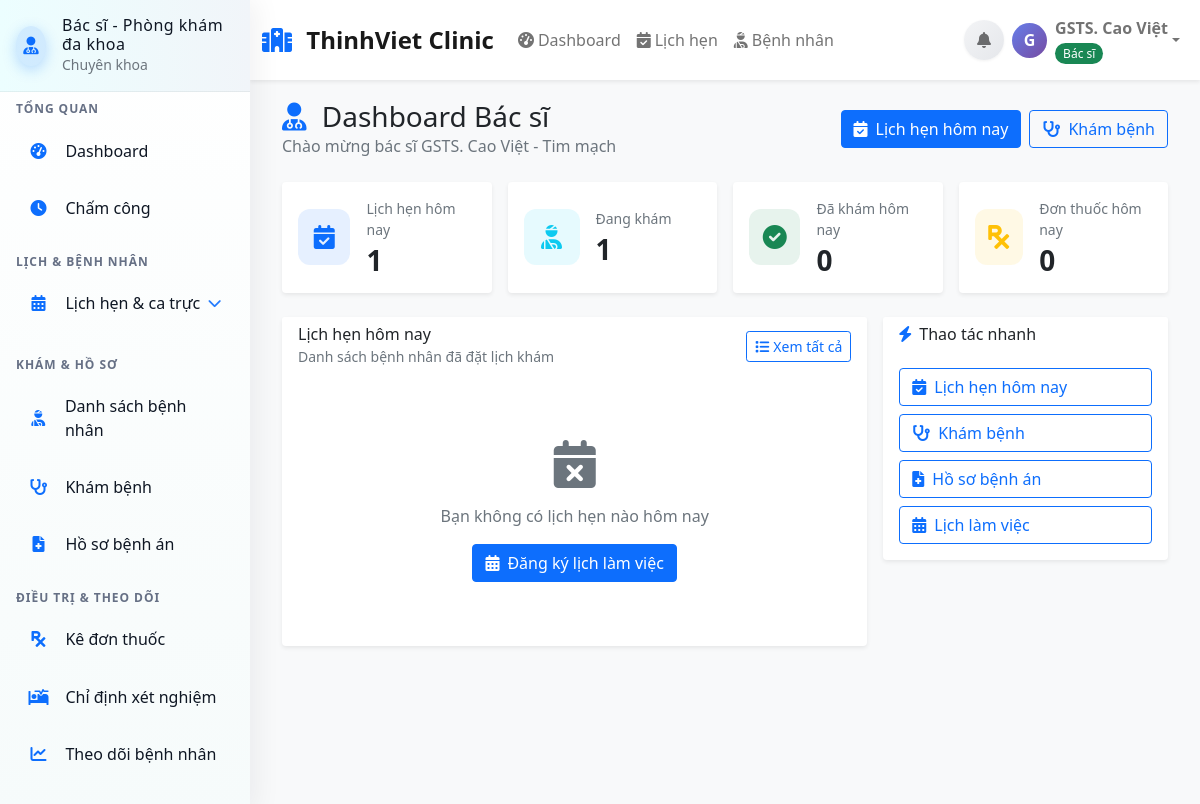
The page /Views/doctor/dashboard.php (signed in) on the database its author committed.
### tables this page shows
CREATE TABLE `bac_si` (
  `id` int NOT NULL,
  `ten` varchar(255) NOT NULL,
  `email` varchar(255) NOT NULL,
  `mat_khau` varchar(255) NOT NULL,
  `so_dien_thoai` varchar(20) DEFAULT NULL,
  `chuyen_khoa_id` int DEFAULT NULL,
  `chuyen_khoa` varchar(100) DEFAULT NULL,
  `so_giay_phep` varchar(50) DEFAULT NULL,
  `so_nam_kinh_nghiem` int DEFAULT '0',
  `ngay_tao` timestamp NOT NULL DEFAULT CURRENT_TIMESTAMP,
  `ngay_cap_nhat` timestamp NOT NULL DEFAULT CURRENT_TIMESTAMP ON UPDATE CURRENT_TIMESTAMP,
  `hinh_anh` varchar(255) DEFAULT NULL,
  `face_encoding` text COMMENT 'Face encoding dạng JSON array',
  `face_encoding_updated` timestamp NULL DEFAULT NULL COMMENT 'Thời gian cập nhật face encoding',
  `trang_thai_truy_cap` enum('active','inactive','blocked','suspended') NOT NULL DEFAULT 'active' COMMENT 'Trạng thái truy cập: active=hoạt động, inactive=không hoạt động, blocked=bị chặn, suspended=tạm khóa'
);

CREATE TABLE `chuyen_khoa` (
  `id` int NOT NULL,
  `ten` varchar(100) NOT NULL,
  `slug` varchar(120) DEFAULT NULL,
  `mo_ta` text,
  `icon` varchar(100) DEFAULT NULL,
  `thu_tu` int DEFAULT '0',
  `trang_thai` enum('active','inactive') DEFAULT 'active',
  `ngay_tao` timestamp NOT NULL DEFAULT CURRENT_TIMESTAMP,
  `ngay_cap_nhat` timestamp NOT NULL DEFAULT CURRENT_TIMESTAMP ON UPDATE CURRENT_TIMESTAMP
);

### Views/doctor/dashboard.php (the view, shortened to what the rows shown need)
<?php
require_once 'Views/layouts/layout_helper.php';
require_once 'config/database.php';
require_once 'Models/Doctor.php';
$ctx = getCurrentUserContext();
$doctorName = htmlspecialchars(($ctx['name'] ?? ''), ENT_QUOTES, 'UTF-8');
$doctorId = $_SESSION['user_id'] ?? null;
$specialization = '';
try {
    if (($ctx['role'] ?? '') === 'doctor' || ($ctx['role'] ?? '') === 'xray_doctor' || ($ctx['role'] ?? '') === 'sieuam_doctor' || ($ctx['role'] ?? '') === 'xetnghiem_doctor') {
        $doctorModel = new Doctor();
        $doctor = $doctorModel->getById($doctorId);
        $specialization = $doctor['chuyen_khoa'] ?? '';
    }
} catch (Exception $e) {
    error_log("Error getting doctor info: " . $e->getMessage());
}
$stats = [
    'appointments_today' => 0,
    'examining_patients' => 0,
    'completed_today' => 0,
    'pending_today' => 0,
    'confirmed_today' => 0,
    'total_prescriptions' => 0,
    'today_appointments' => [],
    'next_patient' => null
];
try {
    $database = new Database();
    $db = $database->getConnection();
    $today = date('Y-m-d');
    $appointmentModel = new Appointment();
    $todayStats = $appointmentModel->getTodayStatsByDoctor($doctorId);
    $stats['appointments_today'] = (int)($todayStats['total'] ?? 0);
    $stats['pending_today'] = (int)($todayStats['pending'] ?? 0);
    $stats['confirmed_today'] = (int)($todayStats['confirmed'] ?? 0);
    $stats['completed_today'] = (int)($todayStats['completed'] ?? 0);
    $stmt = $db->prepare("
        SELECT COUNT(*) as total
        FROM lich_hen
        WHERE bac_si_id = ?
        AND ngay_hen = ?
        AND trang_thai = 'Đang khám'
        AND loai_lich != 'Tư vấn'
    ");
    $stmt->execute([$doctorId, $today]);
    $result = $stmt->fetch(PDO::FETCH_ASSOC);
    $stats['examining_patients'] = (int)($result['total'] ?? 0);
    $todayAppointments = $appointmentModel->getTodayAppointmentsByDoctor($doctorId);
    usort($todayAppointments, function ($a, $b) {
        $timeA = $a['gio_hen'] ?? '';
        $timeB = $b['gio_hen'] ?? '';
        return strcmp($timeA, $timeB);
    });
    $stats['today_appointments'] = array_slice($todayAppointments, 0, 5);
    $stats['next_patient'] = !empty($todayAppointments) ? $todayAppointments[0] : null;
    try {
        $prescriptionModel = new Prescription();
        $prescriptions = $prescriptionModel->getDoctorPrescriptions($doctorId, $today, $today);
        $stats['total_prescriptions'] = count($prescriptions);
    } catch (Exception $e) {
        error_log("Error getting prescriptions: " . $e->getMessage());
    }
} catch (Exception $e) {
    error_log("Error getting doctor dashboard stats: " . $e->getMessage());
}
$content = '
<div class="container-fluid">
    <div class="d-flex justify-content-between align-items-center mb-4">
        <div>
            <h1 class="h3 mb-0 fw-semibold">
                <i class="fas fa-user-md text-primary me-2"></i>
                Dashboard Bác sĩ
            </h1>
            <p class="mb-0 text-muted">Chào mừng bác sĩ ' . $doctorName . ' - ' . htmlspecialchars($specialization ?: 'Chuyên khoa') . '</p>
        </div>
    </div>
                        <div class="card-value">' . number_format($stats['appointments_today']) . '</div>
                        ' . ($stats['confirmed_today'] > 0 ? '<small class="text-muted"><i class="fas fa-check-circle text-success"></i> ' . $stats['confirmed_today'] . ' đã xác nhận</small>' : '') . '
                        <div class="card-value">' . number_format($stats['examining_patients']) . '</div>
                        <div class="card-value">' . number_format($stats['completed_today']) . '</div>
                        <div class="card-value">' . number_format($stats['total_prescriptions']) . '</div>
                        ' . ($stats['pending_today'] > 0 ? '<small class="text-muted"><i class="fas fa-clock text-warning"></i> ' . $stats['pending_today'] . ' chờ xác nhận</small>' : '') . '
                <div class="card-body">';
if (!empty($stats['today_appointments'])) {
    $content .= '<div class="list-group list-group-flush">';
    foreach ($stats['today_appointments'] as $apt) {
        $aptTime = $apt['gio_hen'] ?? '';
        $status = $apt['trang_thai'] ?? '';
        $patientName = $apt['ten_benh_nhan'] ?? 'Bệnh nhân';
        $patientPhone = $apt['so_dien_thoai'] ?? '';
        $formattedTime = formatTime($aptTime);
        $badgeClass = getStatusBadge($status);
        $content .= '
        <div class="list-group-item border-0 px-0 py-3">
            <div class="d-flex align-items-center">
                <div class="flex-shrink-0">
                    <div class="bg-soft-primary rounded-circle d-flex align-items-center justify-content-center" style="width: 48px; height: 48px;">
                        <i class="fas fa-user-injured text-primary"></i>
                    </div>
                </div>
                <div class="flex-grow-1 ms-3">
                    <div class="d-flex justify-content-between align-items-start">
                        <div>
                            <h6 class="mb-1 fw-semibold">' . htmlspecialchars($patientName) . '</h6>
                            <p class="mb-1 text-muted small">
                                <i class="fas fa-phone me-1"></i>' . htmlspecialchars($patientPhone) . '
                            </p>
                            <p class="mb-0 text-muted small">
                                <i class="fas fa-clock me-1"></i>' . $formattedTime . '
                            </p>
                        </div>
                        <span class="badge ' . $badgeClass . '">' . htmlspecialchars($status) . '</span>
                    </div>
                </div>
            </div>
        </div>';
    }
    $content .= '</div>';
} else {
    $content .= '
    <div class="text-center py-5">
        <i class="fas fa-calendar-times fa-3x text-muted mb-3"></i>
        <p class="text-muted mb-0">Bạn không có lịch hẹn nào hôm nay</p>
        <a href="./doctor_schedule_management" class="btn btn-primary mt-3">
            <i class="fas fa-calendar-alt me-2"></i>Đăng ký lịch làm việc
        </a>
    </div>';
}
$content .= '
                </div>
            ' . (!empty($stats['next_patient']) ? '
                        <h5 class="mb-1">' . htmlspecialchars($stats['next_patient']['ten_benh_nhan'] ?? 'Bệnh nhân') . '</h5>
                            <i class="fas fa-phone me-1"></i>' . htmlspecialchars($stats['next_patient']['so_dien_thoai'] ?? '') . '
                            <strong>' . formatTime($stats['next_patient']['gio_hen'] ?? '') . '</strong>
                            <span class="badge ' . getStatusBadge($stats['next_patient']['trang_thai'] ?? '') . '">' . htmlspecialchars($stats['next_patient']['trang_thai'] ?? '') . '</span>
                            <a href="./doctor_examination?appointment_id=' . ($stats['next_patient']['id'] ?? '') . '" class="btn btn-primary w-100">
            ' : '') . '
</div>
';
renderLayout($content, 'Dashboard Bác sĩ - Hệ thống Quản lý Phòng khám');

### Views/layouts/main_layout.php (shortened to what the rows shown need)
<?php
require_once 'Views/layouts/layout_helper.php';
$__ctx = getCurrentUserContext();
$user_role = $__ctx['role'];
$ctx = getCurrentUserContext();
$displayName = htmlspecialchars($ctx['name'] ?: 'Bệnh nhân', ENT_QUOTES, 'UTF-8');
?>
<!DOCTYPE html>
<html lang="vi">
<head>
    <?php include 'Views/layouts/socket_bootstrap.php'; ?>
    <link href="https://cdn.jsdelivr.net/npm/bootstrap@5.1.3/dist/css/bootstrap.min.css" rel="stylesheet">
    <link href="https://cdnjs.cloudflare.com/ajax/libs/font-awesome/6.0.0/css/all.min.css" rel="stylesheet">
</head>
<body>
    <nav class="navbar navbar-expand-lg navbar-light bg-white shadow-sm">
        <div class="container-fluid">
            <div class="collapse navbar-collapse" id="navbarNav">
                <div class="navbar-nav">
                    <div class="nav-item dropdown">
                        <a class="nav-link dropdown-toggle d-flex align-items-center" href="#" role="button"
                            data-bs-toggle="dropdown">
                            <div class="user-avatar me-2">
                                <?php echo strtoupper(substr($ctx['name'] ?: 'U', 0, 1)); ?>
                            </div>
                            <div class="user-info">
                                <div>
                                    <div class="fw-bold"><?php echo $displayName; ?></div>
                                    <small class="text-muted">
                                        <?php
                                        $role_text = '';
                                        $role_class = '';
                                        switch ($user_role) {
                                            case 'doctor':
                                                $role_text = 'Bác sĩ';
                                                $role_class = 'role-doctor';
                                                break;
                                        }
                                        ?>
                                        <span
                                            class="role-badge <?php echo $role_class; ?>"><?php echo $role_text; ?></span>
                                    </small>
                                </div>
                            </div>
                        </a>
                    </div>
                </div>
            </div>
        </div>
    </nav>
    <div class="main-content">
        <?php echo $content ?? ''; ?>
    </div>
</body>
</html>

### rows shown on the page
bac_si: substr($ctx['name'] ?: 'U', 0, 1) "G", ten "GSTS. Cao Việt", role_text "Bác sĩ", chuyen_khoa.ten "Tim mạch"

### other values the page prints
$_SESSION['specialization'] "Chuyên khoa"
$stats['appointments_today'] "1"
$stats['examining_patients'] "1"
$stats['completed_today'] "0"
$stats['total_prescriptions'] "0"
